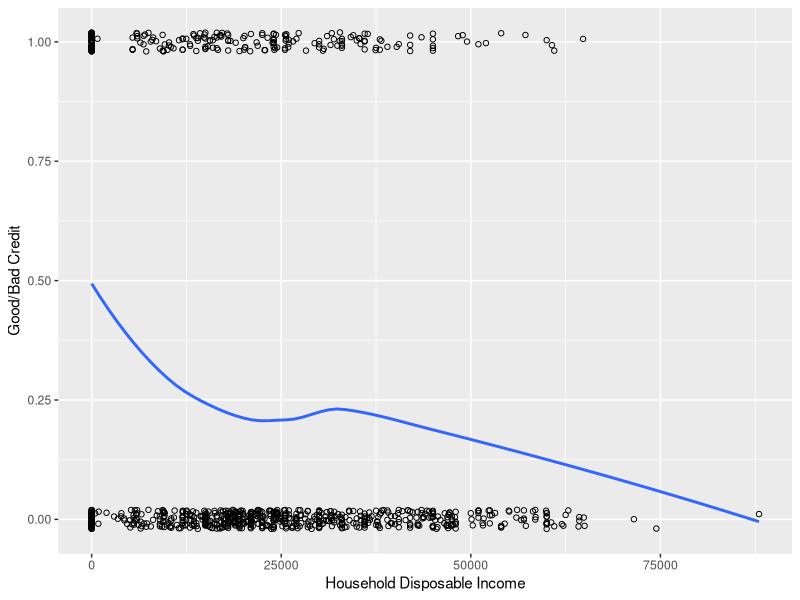
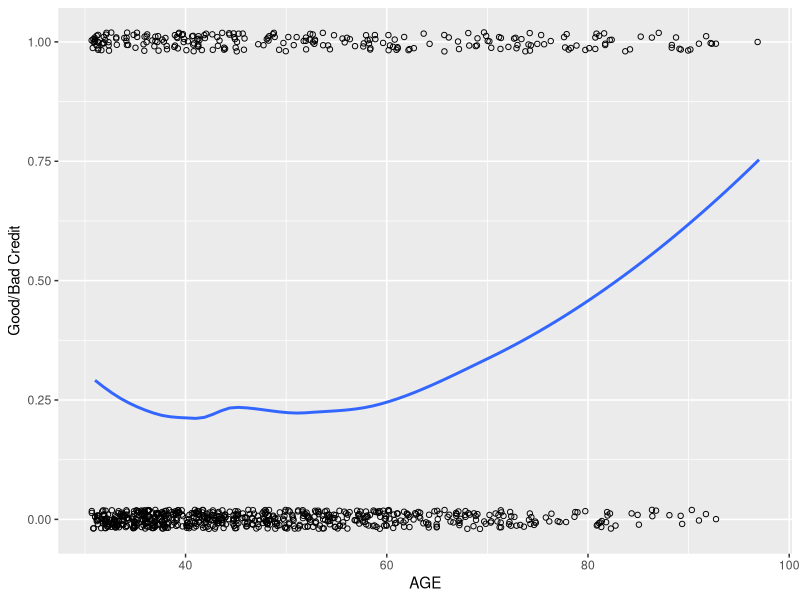
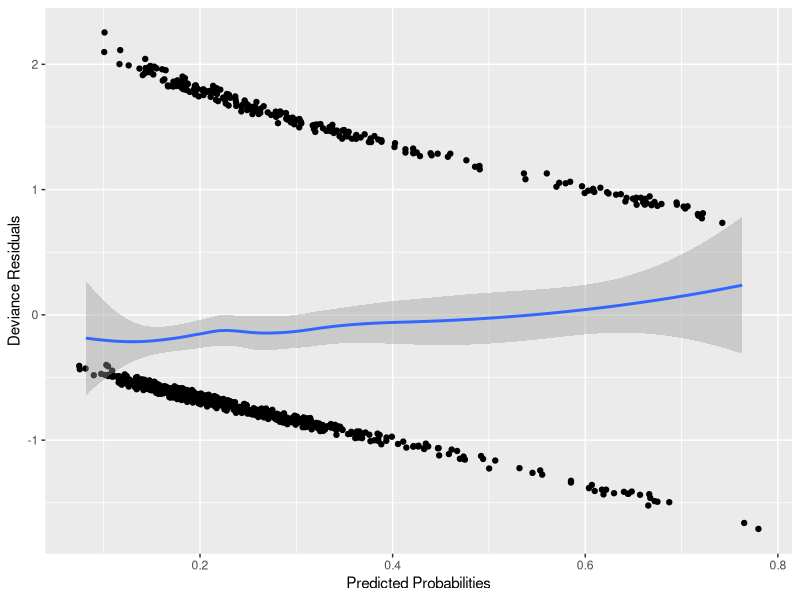
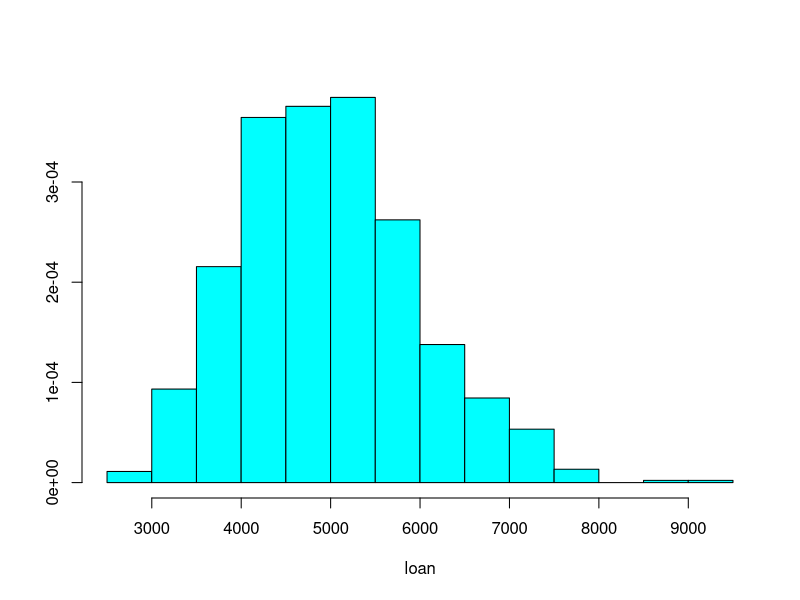
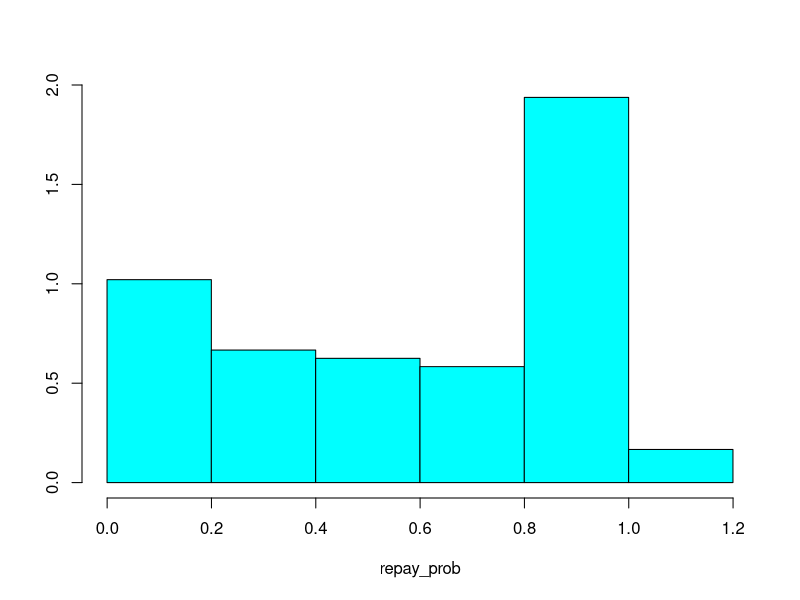

R code for these plots, in order:
## ---- chunk 1
knitr::opts_chunk$set(echo = TRUE)
## ---- chunk 2
library(tidyverse)
library(MASS)
## ---- chunk 3
df <- read.table("credit-data-train.txt",
                 header = TRUE)

df$OUTPAY = df$DOUTM + df$DOUTL + df$DOUTHP + df$DOUTCC

df$HHINC = df$SINC + df$DAINC

df$AGE <- 2000 - (1900 + df$DOB)

idx.AGE <- which(df$AGE == 1)

df$AGE[idx.AGE] <- 0

df$AGE_UNKN <- rep(0, length(df$AGE))
df$AGE_UNKN[idx.AGE] <- 1

idx.HHINC <- which(df$HHINC == 0)
df$HHINC_UNKN <- rep(0, length(df$HHINC))
df$HHINC_UNKN[idx.HHINC] <- 1

df$emp.stat <- fct_collapse(df$AES, "Other" = c("N", "Z"))
df$emp.stat2<- fct_collapse(df$AES, "Other" =c("M","N","U","Z"))

df$DISP <- df$HHINC - (12 * df$OUTPAY)
df$DISP.scl = df$DISP/1000

set.seed(425837)
df$fold <- sample(c(rep(0, 90), rep(1, 90), rep(2, 90),
                      rep(3, 90), rep(4, 90), rep(5, 90),
                      rep(6, 90), rep(7, 90), rep(8, 90), rep(9, 90)),
                    nrow(df),
                    replace = FALSE)


fmod = glm(formula = BAD ~ AGE + AGE_UNKN + DISP.scl + HHINC_UNKN + emp.stat + PHON,
          data = df, family = binomial(link = "logit"))

mod2 = glm(formula = BAD ~ AGE + AGE_UNKN + DISP + HHINC_UNKN + emp.stat2 + PHON,
          data = df, family = binomial(link = "logit"))

mod3 = glm(formula = BAD ~ HHINC + AGE + AGE_UNKN + OUTPAY + PHON + emp.stat, data = df,
           family = binomial(link = "logit"))

mod4 = glm(formula = BAD ~ HHINC + AGE + AGE_UNKN + OUTPAY + PHON + emp.stat2, data = df,
           family = binomial(link = "logit"))

## ---- chunk 4
set.seed(162539)

df$loan = rep(0,length(df$BAD))
df$recoup = rep(0,length(df$BAD))


m <- 5000
s <- 1000
location <- log(m^2 / sqrt(s^2 + m^2))
shape <- sqrt(log(1 + (s^2 / m^2)))

loan = rlnorm(n=900, location, shape)
df$loan = sample(loan, replace = FALSE)

idx.BAD = which(df$BAD == 1)
set.seed(826219)
repay_prob = rbeta(240,.6,.4)

df$recoup[idx.BAD] = sample(repay_prob, replace = FALSE)

df$prof_loss = rep(0, length(df$BAD))


## ---- chunk 5

result = data.frame(Threshold = seq(.15,.25,0.01), R1 = rep(0,11),R2 = rep(0,11),
                    R3 = rep(0,11), R4 = rep(0,11), R5 = rep(0,11), R6 = rep(0,11),
                    R7 = rep(0,11), R8 = rep(0,11),R9 = rep(0,11), R10 = rep(0,11),
                    Mean = rep(0,11))
## ---- chunk 6
thresholds <- seq(0.15, 0.25, by = 0.01)
p <- predict(fmod, type = "response")

df$loan = rep(0,length(df$BAD))
loan = rlnorm(n=900, location, shape)
df$loan = sample(loan, replace = FALSE)

for(i in 1:10){
  y = 1

  for(thr in thresholds){
    set.seed(17*i)
  
    df$recoup = rep(0,length(df$BAD))

    repay_prob = rbeta(240,.6,.4)
    df$recoup[idx.BAD] = sample(repay_prob, replace = FALSE)
  
    df$PC = rep(0,length(df$BAD))
    df$prof_loss = rep(0, length(df$BAD))
    df$PC = ifelse(p > thr, 1, 0)

    df$prof_loss = ifelse(df$PC == 1,
                          0, ifelse(df$BAD == 1,
                          (df$loan - (df$loan * df$recoup)) * (-1),
                          df$loan * 0.1))
    result[y,(i+1)] = sum(df$prof_loss)
    y = y+1
  }
  
}
result$Mean = rowMeans(result[,-1])
profs = result[,c(1,12)]

## ---- chunk 7


tbl <- rbind(c(mean = round(mean(df$AGE),2), median = median(df$AGE),
               sd = round(sd(df$AGE),2),
               min = min(df$AGE), max = max(df$AGE)),
             c(mean = round(mean(df$NKID),2), median = median(df$NKID),
               sd = round(sd(df$NKID),2),
               min = min(df$NKID), max = max(df$NKID)),
             c(mean = round(mean(df$DEP),2), median = median(df$DEP),
               sd = round(sd(df$DEP),2),
               min = min(df$DEP), max = max(df$DEP)),
             c(mean = round(mean(df$SINC),2), median = median(df$SINC),
               sd = round(sd(df$SINC),2),
               min = min(df$SINC), max = max(df$SINC)),
             c(mean = round(mean(df$DAINC),2), median = median(df$DAINC),
               sd = round(sd(df$DAINC),2),
               min = min(df$DAINC), max = max(df$DAINC)),
             c(mean = round(mean(df$DHVAL),2), median = median(df$DHVAL),
               sd = round(sd(df$DHVAL),2),
               min = min(df$DHVAL), max = max(df$DHVAL)),
             c(mean = round(mean(df$DMORT),2), median = median(df$DMORT),
               sd = round(sd(df$DMORT),2),
               min = min(df$DMORT), max = max(df$DMORT)),
             c(mean = round(mean(df$DOUTM),2), median = median(df$DOUTM),
               sd = round(sd(df$DOUTM),2),
               min = min(df$DOUTM), max = max(df$DOUTM)),
             c(mean = round(mean(df$DOUTL),2), median = median(df$DOUTL),
               sd = round(sd(df$DOUTL),2),
               min = min(df$DOUTL), max = max(df$DOUTL)),
             c(mean = round(mean(df$DOUTHP),2), median = median(df$DOUTHP),
               sd = round(sd(df$DOUTHP),2),
               min = min(df$DOUTHP), max = max(df$DOUTHP)),
             c(mean = round(mean(df$DOUTCC),2), median = median(df$DOUTCC),
               sd = round(sd(df$DOUTCC),2),
               min = min(df$DOUTCC), max = max(df$DOUTCC))
             )
             
             
             
dimnames(tbl) <- list(c("AGE", "NKID", "DEP", "SINC", "DAINC", "DHVAL",
                        "DMORT", "DOUTM", "DOUTL",
                        "DOUTHP", "DOUTCC"),
                      c("Mean", "Median", "Standard Deviation", "Minimum", "Maximum"))
tbl


## ---- chunk 8

out_sum = c("Mean" = round(mean(df$OUTPAY),2), "Median" = median(df$OUTPAY),
               "Std. Dev" = round(sd(df$OUTPAY),2),
               "Min" = min(df$OUTPAY), "Max" = max(df$OUTPAY))

out_sum

## ---- chunk 9
hhinc_sum = c("Mean" = round(mean(df$HHINC),2), "Median" = median(df$HHINC),
               "Std. Dev" = round(sd(df$HHINC),2),
               "Min" = min(df$HHINC), "Max" = max(df$HHINC))

hhinc_sum

x = subset(df, df[,"HHINC"] == 0)
work_no_inc = length(which(x[,"AES"] == "E" | x[,"AES"] == "B" | x[,"AES"] == "P" | x[,"AES"] == "M"))
## ---- chunk 10
no_inc = c("Total" = length(x$BAD),
           "Good" = length(which(x$BAD == 0)),
           "Bad" = length(which(x$BAD == 1)))

no_inc
## ---- chunk 11
disp_sum = c("Mean" = round(mean(df$DISP),2), "Median" = median(df$DISP),
               "Std. Dev" = round(sd(df$DISP),2),
               "Min" = min(df$DISP), "Max" = max(df$DISP))

disp_sum
## ---- chunk 12

plt01 <- ggplot(df) +
  aes(x = HHINC, y = BAD) +
  geom_jitter(height = 0.02, shape = 1) +
  geom_smooth(se = FALSE) +
  labs(x = "Household Disposable Income",
       y = "Good/Bad Credit")
print(plt01)

## ---- chunk 13
no_outs = subset(df,df$DOB != 99)

plt02 <- ggplot(no_outs) +
  aes(x = AGE, y = BAD) +
  geom_jitter(height = 0.02, shape = 1) +
  geom_smooth(se = FALSE) +
  labs(x = "AGE",
       y = "Good/Bad Credit")
print(plt02)

## ---- chunk 14
b = tapply(df$BAD, df$PHON, mean)

phone = c("No Phone" = b[1],
          "Phone" = b[2])
phone
## ---- chunk 15
tbl_aes <- rbind(tapply(df$BAD, df$AES, sum),
             tapply(1-df$BAD, df$AES, sum),
             tapply(df$BAD, df$AES, mean))
dimnames(tbl_aes)[[1]] <- c("BAD", "GOOD", "%BAD")
tbl_aes
## ---- chunk 16
sfmod <- summary(fmod)

round(sfmod$coefficients[,1:2],3)
## ---- chunk 17
prbs <- predict(fmod, type = "response")
r <- resid(fmod, type = "deviance")
ggplot(data = data.frame(x = prbs, y = r)) +
  aes(x = x, y = y) +
  geom_jitter(height = 0.02, width = 0.02) +
  geom_smooth() +
labs(x = "Predicted Probabilities", y = "Deviance Residuals")
## ---- chunk 18
cm.metrics <- function(cm) {
  acc <- sum(diag(cm))/sum(cm)
  pre <- cm[1,1]/sum(cm[1,])
  sen <- cm[1,1]/sum(cm[,1])
  spe <- cm[2,2]/sum(cm[,2])
  
  ans <- c("Accuracy" = acc,
           "Precision" = pre,
           "Sensitivity" = sen,
           "Specificity" = spe)
  return(ans)
}
## ---- chunk 19
PC <- ifelse(p > 0.42 , 1, 0)
TC <- df$BAD
cm <- table(factor(PC, levels = 1:0),
              factor(TC, levels = 1:0))


a = cm.metrics(cm)
## ---- chunk 20
set.seed(549843)
F <- matrix(NA, nrow = 10, ncol = 5) 
dimnames(F)[[2]] <- c("fold", "accuracy", "precision", "sensitivity", "specificity")
i <- 1
for(fld in 0:9){
  fit <- glm(BAD ~ AGE + AGE_UNKN + DISP.scl + HHINC_UNKN + emp.stat + PHON, 
             data = df,
             subset = fold != fld, # do not use one fold
             family = binomial(link = "logit"))
  
  pd <- predict(fit,
               newdata = subset(df, subset = fold == fld), 
               type = "response")
  PC <- ifelse(pd > 0.42, 1, 0)
  TC <- df$BAD[df$fold == fld] 
  cm <- table(factor(PC, levels = 1:0),
              factor(TC, levels = 1:0))
  F[i,] <- c(fld, cm.metrics(cm))
  i <- i + 1
}
(fld.means <- apply(F, 2, mean)[2:5])
## ---- chunk 21
tbl <- rbind("Whole Sample" = a,
      "Cross-Validated" = fld.means,
      "Difference" = a - fld.means)
dimnames(tbl)[[2]] <- c("Accuracy", "Precision", "Sensitivity", "Specificity")
round(tbl,4)
## ---- chunk 22
HL <- function(a, e, g = 10) {
  y <- a
  yhat <- e
  qq <- quantile(yhat, probs = seq(0, 1, 1/g))
  cutyhat <- cut(yhat, breaks = qq, include.lowest = TRUE)
  observed <- xtabs(cbind(y0 = 1 - y, y1 = y) ~ cutyhat)
  expected <- xtabs(cbind(yhat0 = 1 - yhat, yhat1 = yhat) ~ cutyhat)
  C.hat <- sum((observed - expected)^2/expected)
  p.val <- 1 - pchisq(C.hat, g - 2)
  ans <- c("HL Stat." = C.hat,
           "P-Value" = p.val)
  return(ans)
}
HL(df$BAD,p)
## ---- chunk 23
truehist(loan)
## ---- chunk 24
truehist(repay_prob)
## ---- chunk 25
profs
## ---- chunk 26
for(i in 1:10){
  y = 1

  for(thr in thresholds){
    set.seed(17*i)
  

    df$recoup = rep(0,length(df$BAD))

    repay_prob = rbeta(240,.6,.4)
    df$recoup[idx.BAD] = sample(repay_prob, replace = FALSE)
  
    df$PC = rep(0,length(df$BAD))
    df$prof_loss = rep(0, length(df$BAD))

    df$prof_loss = ifelse(df$PC == 1,
                          0, ifelse(df$BAD == 1,
                          (df$loan - (df$loan * df$recoup)) * (-1),
                          df$loan * 0.1))
    result[y,(i+1)] = sum(df$prof_loss)
    y = y+1
  }
  
}
result$Mean = rowMeans(result[,-1])
result[,c(1,12)]

## ---- chunk 27
thresholds <- seq(0.15, 0.25, by = 0.01)
p <- predict(fmod, type = "response")

df$loan = rep(0,length(df$BAD))
loan = rlnorm(n=900, location, shape)
df$loan = sample(loan, replace = FALSE)

for(i in 1:10){
  y = 1

  for(thr in thresholds){
    set.seed(17*i)
  
    df$recoup = rep(0,length(df$BAD))

    repay_prob = rbeta(240,.6,.4)
    df$recoup[idx.BAD] = sample(repay_prob, replace = FALSE)
  
    df$PC = rep(0,length(df$BAD))
    df$prof_loss = rep(0, length(df$BAD))
    df$PC = ifelse(p > thr, 1, 0)

    df$prof_loss = ifelse(df$PC == 1,
                          0, ifelse(df$BAD == 1,
                          (df$loan - (df$loan * df$recoup)) * (-1),
                          df$loan * 0.1))
    result[y,(i+1)] = sum(df$prof_loss)
    y = y+1
  }
  
}
result$Mean = rowMeans(result[,-1])
profs = result[,c(1,12)]

## ---- chunk 28
score <- function(newdata){
  db <- newdata
  
  db$OUTPAY = db$DOUTM + db$DOUTL + db$DOUTHP + db$DOUTCC

  db$HHINC = db$SINC + db$DAINC

  db$AGE <- 2000 - (1900 + db$DOB)

  idx.AGE <- which(db$AGE == 1)

  db$AGE[idx.AGE] <- 0

  db$AGE_UNKN <- rep(0, length(db$AGE))
  db$AGE_UNKN[idx.AGE] <- 1

  idx.HHINC <- which(db$HHINC == 0)
  db$HHINC_UNKN <- rep(0, length(db$HHINC))
  db$HHINC_UNKN[idx.HHINC] <- 1

  db$emp.stat <- fct_collapse(db$AES, "Other" = c("N", "Z"))
  db$emp.stat2<- fct_collapse(db$AES, "Other" =c("M","N","U","Z"))

  db$DISP <- db$HHINC - (12 * db$OUTPAY)
  db$DISP.scl = db$DISP/1000
  
  p <- predict(fmod, newdata = db, type = "response")
  ans <- ifelse(p > 0.18, 1, 0)
  return(ans)
}
